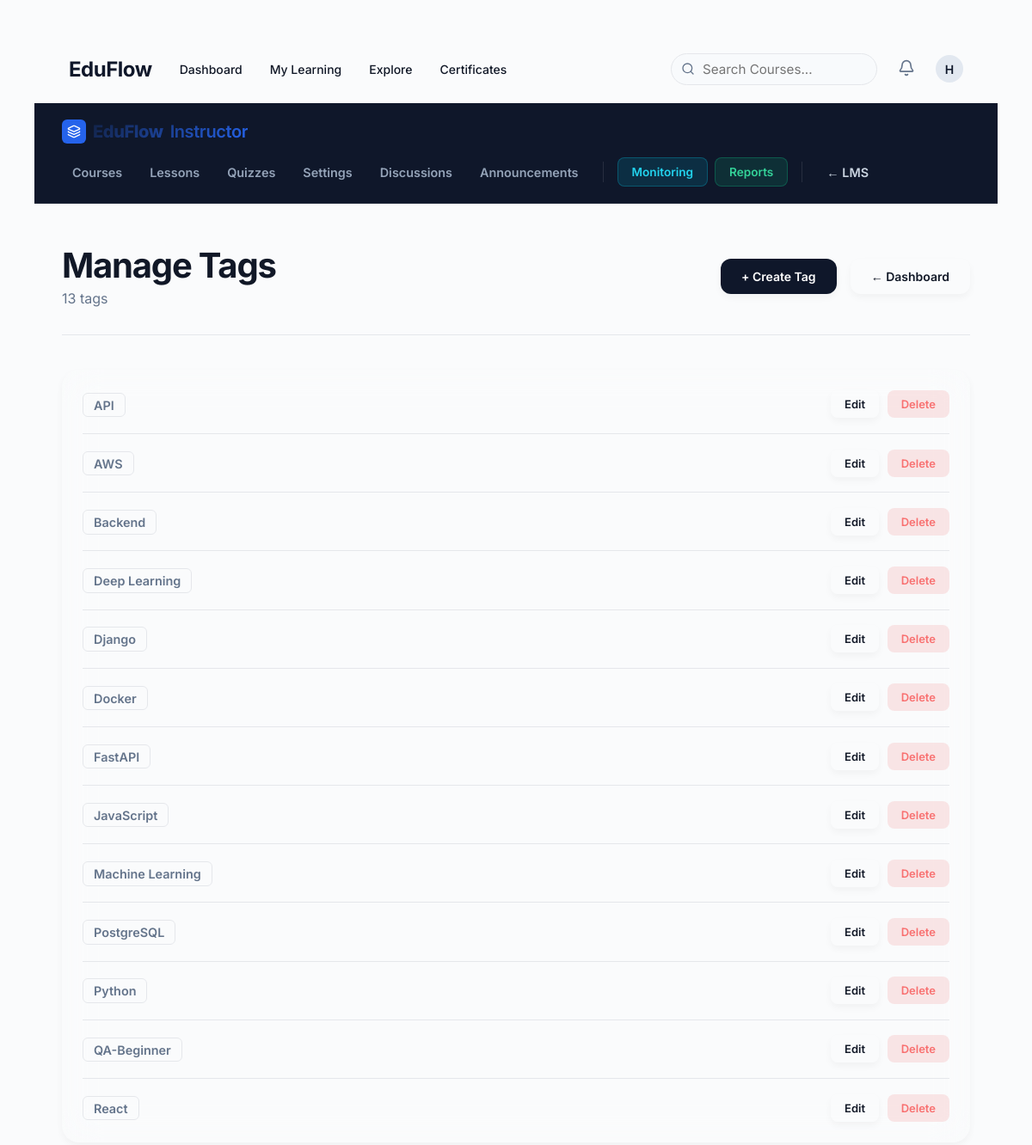
The app's page /instructor/tags/ (signed in) with its own data.
### accounts/models.py (models this page shows, shortened)
class User(AbstractUser):
    email = models.EmailField(unique=True)
    is_student = models.BooleanField(default=True)
    is_instructor = models.BooleanField(default=False)

### courses/models.py (models this page shows, shortened)
class Tag(models.Model):
    name = models.CharField(
        max_length=100,
        unique=True
    )

### instructor/views.py (the view)
@staff_member_required
def manage_tags(request):
    tags = Tag.objects.order_by("name")
    return render(
        request,
        "instructor/manage_tags.html",
        {
            "tags": tags
        }
    )

### templates/instructor/manage_tags.html (shortened to what this page needs)
{% extends "base.html" %}
{% load static %}
{% block body_class %}page-standard{% endblock %}
{% block content %}
{% include "instructor/_nav.html" %}
<div class="page-wrapper" style="padding: 3rem 2rem;">
    <div class="page-header">
        <div class="page-header__left">
            <h1 class="page-title heading-gradient">Manage Tags</h1>
            <p class="text-muted">{{ tags|length }} tag{{ tags|length|pluralize }}</p>
        </div>
        <div class="page-header__right">
            <a href="{% url 'create_tag' %}" class="btn btn-primary" id="btn-create">+ Create Tag</a>
            <a href="{% url 'instructor_dashboard' %}" class="btn btn-secondary" id="btn-dash">&larr; Dashboard</a>
        </div>
    </div>
    <div class="card">
        {% if tags %}
        <div class="data-list">
            {% for tag in tags %}
            <div class="data-row" aria-label="Tag: {{ tag.name }}">
                <div class="data-row__info">
                    <span class="data-row__title">
                        <span class="tag-chip" style="font-size: 0.9rem; padding: 0.3rem 0.75rem;">{{ tag.name }}</span>
                    </span>
                </div>
                <div class="data-row__actions">
                    <a href="{% url 'edit_tag' tag.pk %}" class="btn btn--sm btn-secondary" id="edit-{{ tag.pk }}">Edit</a>
                    <a href="{% url 'delete_tag' tag.pk %}" class="btn btn--sm btn-danger" id="delete-{{ tag.pk }}" aria-label="Delete tag {{ tag.name }}">Delete</a>
                </div>
            </div>
            {% endfor %}
        </div>
        {% endif %}
    </div>
</div>
{% endblock %}

### templates/_navbar.html (shortened to what this page needs)
<nav class="global-nav" aria-label="Main navigation">
    <div class="container">
        <div class="global-nav__left">
            <a href="{% url 'dashboard' %}" class="global-nav__logo">EduFlow</a>
            <div class="global-nav__links">
                {% if request.user.is_authenticated %}
                    {% if is_admin %}
                    <a href="{% url 'instructor_dashboard' %}">Instructor Portal</a>
                    <a href="{% url 'monitoring_dashboard' %}">Monitoring</a>
                    <a href="{% url 'reports_dashboard' %}">Reports</a>
                    {% else %}
                    <a href="{% url 'dashboard' %}">Dashboard</a>
                    <a href="{% url 'my_courses' %}">My Learning</a>
                    <a href="{% url 'course_list' %}">Explore</a>
                    <a href="{% url 'certificate_list' %}">Certificates</a>
                    {% endif %}
                {% else %}
                    <a href="{% url 'course_list' %}">Explore</a>
                {% endif %}
            </div>
        </div>
        <div class="global-nav__right">
            {% if request.user.is_authenticated %}
                <div class="global-nav__links" style="gap: 24px;">
                    <form action="{% url 'search_courses' %}" method="get" style="position: relative; flex: 0 0 240px; max-width: 240px;">
                        <i data-lucide="search" style="position: absolute; left: 12px; top: 50%; transform: translateY(-50%); width: 16px; height: 16px; color: var(--text-muted);"></i>
                        <input type="text" name="q" placeholder="Search Courses..." class="input" style="padding-left: 36px; padding-top: 0.5rem; padding-bottom: 0.5rem; border-radius: var(--radius-full); width: 100%; background: #F8FAFC;">
                    </form>
                    <div class="nav-notifications" style="position: relative; display: flex; align-items: center;">
                        <button id="notificationBell" style="background: none; border: none; cursor: pointer; position: relative; padding: 0;">
                            <i data-lucide="bell" style="width: 20px; color: var(--text-muted);"></i>
                        </button>
                    </div>
                    <a href="{% url 'profile' %}" aria-label="Profile" style="display: flex; align-items: center;">
                        <div class="avatar avatar-sm" aria-hidden="true">{{ request.user.username|make_list|first|upper }}</div>
                    </a>
                </div>
            {% else %}
                <div class="global-nav__links">
                    <a href="{% url 'login' %}" class="btn btn-secondary btn--sm">Log In</a>
                    <a href="{% url 'register' %}" class="btn btn-primary btn--sm">Sign Up</a>
                </div>
            {% endif %}
        </div>
    </div>
</nav>

### static/css/main.css (style rules this page uses)
:root { --bg-gradient: #FAFBFC; --bg-gradient-auth: #FAFBFC; --card-bg: #FFFFFF; --card-bg-auth: #FFFFFF; --card-border: #E5E7EB; --accent-primary: #0F172A; --accent-secondary: #2563EB; --accent-cyan: #06B6D4; --accent-green: #10B981; --accent-red: #EF4444; --accent-amber: #F59E0B; --accent-gold: #D4AF37; --text-primary: #111827; --text-muted: #64748B; --text-subtle: #94A3B8; --input-bg: #FFFFFF; --input-border: #E5E7EB; --input-focus: #2563EB; --success: #10B981; --danger: #EF4444; --warning: #F59E0B; --info: #06B6D4; --shadow-sm: 0 4px 8px rgba(0,0,0,.04); --shadow-md: 0 12px 24px rgba(15,23,42,.08); --shadow-lg: 0 24px 48px rgba(15,23,42,.12); --radius-sm: 8px; --radius-md: 12px; --radius-lg: 20px; --radius-xl: 28px; --radius-full: 9999px; }
*, *::before, *::after { box-sizing: border-box; margin: 0; padding: 0; }
html { scroll-behavior: smooth; }
body { font-family: 'Inter', sans-serif; background: var(--bg-gradient); color: var(--text-primary); min-height: 100vh; position: relative; overflow-x: hidden; }
.page-standard { padding: 2.5rem; }
.container { max-width: 1280px; margin: 0 auto; padding: 0 40px; width: 100%; }
.global-nav { height: 80px; background: var(--surface); border-bottom: 1px solid var(--border); display: flex; align-items: center; position: sticky; top: 0; z-index: 100; }
.global-nav .container { display: flex; justify-content: space-between; align-items: center; }
.global-nav__left, .global-nav__right { display: flex; align-items: center; gap: 32px; }
.global-nav__logo { font-size: 24px; font-weight: 700; color: var(--accent-primary); text-decoration: none; letter-spacing: -0.02em; }
.global-nav__links { display: flex; align-items: center; gap: 32px; white-space: nowrap; }
.global-nav__links a { text-decoration: none; color: var(--text-secondary); font-weight: 500; font-size: 14px; transition: color 200ms ease; }
.page-wrapper { position: relative; z-index: 1; max-width: 1200px; margin: 0 auto; }
h1.page-title { font-size: clamp(1.75rem, 4vw, 2.5rem); font-weight: 700; letter-spacing: -0.03em; line-height: 1.2; }
.text-muted { color: var(--text-muted); }
.btn { display: inline-flex; align-items: center; justify-content: center; gap: 0.4rem; padding: 0.75rem 1.5rem; border-radius: 12px; font-family: inherit; font-size: 0.925rem; font-weight: 600; text-decoration: none; cursor: pointer; border: none; transition: all 0.3s cubic-bezier(0.16, 1, 0.3, 1); white-space: nowrap; }
.btn--sm { padding: 0.5rem 1rem; font-size: 0.825rem; border-radius: 8px; }
.btn-primary { background: var(--accent-primary); color: #FFFFFF !important; box-shadow: var(--shadow-sm); }
.btn-secondary { background: #FFFFFF; border: 1px solid var(--border); color: var(--accent-primary); box-shadow: var(--shadow-sm); }
.btn-danger { background: rgba(239, 68, 68, 0.12); border: 1px solid rgba(239, 68, 68, 0.25); color: #f87171; }
.form-input, input[type="text"], input[type="email"], input[type="password"], input[type="number"], input[type="url"], select, textarea { width: 100%; padding: 0.85rem 1.25rem; background: var(--input-bg); border: 1px solid var(--input-border); border-radius: 12px; font-size: 0.95rem; color: var(--text-primary); font-family: inherit; transition: all 0.25s ease; }
.page-header { display: flex; justify-content: space-between; align-items: center; padding-bottom: 2rem; border-bottom: 1px solid var(--input-border); margin-bottom: 2.5rem; flex-wrap: wrap; gap: 1.25rem; }
.page-header__left { display: flex; flex-direction: column; gap: 0.25rem; }
.page-header__right { display: flex; gap: 1rem; align-items: center; flex-wrap: wrap; }
.data-list { display: flex; flex-direction: column; gap: 0; }
.data-row { display: flex; justify-content: space-between; align-items: center; padding: 1.1rem 0; border-bottom: 1px solid var(--input-border); gap: 1rem; flex-wrap: wrap; }
.data-row:last-child { border-bottom: none; padding-bottom: 0; }
.data-row:first-child { padding-top: 0; }
.data-row__info { display: flex; flex-direction: column; gap: 0.2rem; }
.data-row__title { font-size: 1rem; font-weight: 600; color: var(--text-primary); }
.data-row__actions { display: flex; gap: 0.6rem; align-items: center; flex-wrap: wrap; }
.tag-chip { background: rgba(255,255,255,0.05); border: 1px solid var(--input-border); color: var(--text-muted); padding: 0.2rem 0.55rem; border-radius: 6px; font-size: 0.75rem; }

### records on screen
User: user.username|make_list "H"
Tag: name "API"
Tag: name "AWS"
Tag: name "Backend"
Tag: name "Deep Learning"
Tag: name "Django"
Tag: name "Docker"
Tag: name "FastAPI"
Tag: name "JavaScript"
Tag: name "Machine Learning"
Tag: name "PostgreSQL"
Tag: name "Python"
Tag: name "QA-Beginner"
Tag: name "React"

### other values on screen
{{ tags|length }} "13"
